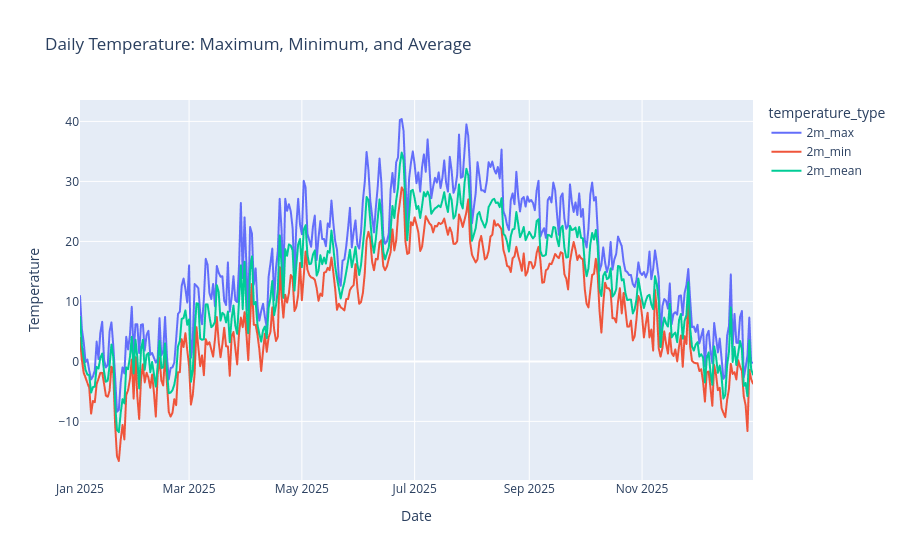

Write notebook code for a chart like this one.
### Code cell
fig = px.line(
    temperature_long,
    x="date",
    y="temperature",
    color="temperature_type",
    title="Daily Temperature: Maximum, Minimum, and Average",
    markers=False
)

fig.update_layout(
    xaxis_title="Date",
    yaxis_title="Temperature",
    hovermode="x unified"
)

fig.show()

### Figure 1 — Plotly figure (JSON) as saved in the notebook; plotly's stock layout.template omitted (floating-point values rounded to 4 significant figures; data arrays with more than 128 entries replaced by an {"elided": "..."} marker saying what was removed)
{"data": [{"hovertemplate": "temperature_type=2m_max<br>date=%{x}<br>temperature=%{y}<extra></extra>", "legendgroup": "2m_max", "line": {"color": "#636efa", "dash": "solid"}, "marker": {"symbol": "circle"}, "mode": "lines", "name": "2m_max", "showlegend": true, "type": "scattergl", "x": {"elided": "365 str values"}, "xaxis": "x", "y": {"elided": "365 float values"}, "yaxis": "y"}, {"hovertemplate": "temperature_type=2m_min<br>date=%{x}<br>temperature=%{y}<extra></extra>", "legendgroup": "2m_min", "line": {"color": "#EF553B", "dash": "solid"}, "marker": {"symbol": "circle"}, "mode": "lines", "name": "2m_min", "showlegend": true, "type": "scattergl", "x": {"elided": "365 str values"}, "xaxis": "x", "y": {"elided": "365 float values"}, "yaxis": "y"}, {"hovertemplate": "temperature_type=2m_mean<br>date=%{x}<br>temperature=%{y}<extra></extra>", "legendgroup": "2m_mean", "line": {"color": "#00cc96", "dash": "solid"}, "marker": {"symbol": "circle"}, "mode": "lines", "name": "2m_mean", "showlegend": true, "type": "scattergl", "x": {"elided": "365 str values"}, "xaxis": "x", "y": {"elided": "365 float values"}, "yaxis": "y"}], "layout": {"hovermode": "x unified", "legend": {"title": {"text": "temperature_type"}, "tracegroupgap": 0}, "title": {"text": "Daily Temperature: Maximum, Minimum, and Average"}, "xaxis": {"anchor": "y", "domain": [0, 1], "title": {"text": "Date"}}, "yaxis": {"anchor": "x", "domain": [0, 1], "title": {"text": "Temperature"}}}}
